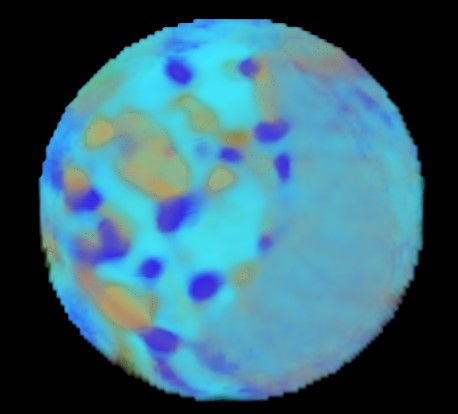
#> input picture scripts/AutoCluster/data3.jpg, 458 x 414 px
$ python mean-shift.py
#> lines starting #> are read from the running program, lines starting #| are printed output that depends on the picture
import cv2
import numpy as np
from sklearn.cluster import MeanShift, estimate_bandwidth
import matplotlib.pyplot as plt

# Load the image
image = cv2.imread('data3.jpg')
#> image is the input picture: shape (414, 458, 3); mean B, G, R 118.7, 102.7, 56
image = cv2.cvtColor(image, cv2.COLOR_BGR2RGB)  # Convert from BGR (OpenCV) to RGB (matplotlib friendly)

# Reshape the image to a 2D array of pixels
pixels = image.reshape(-1, 3)

# Estimate the bandwidth (this is the radius of the search window)
bandwidth = estimate_bandwidth(pixels, quantile=0.1, n_samples=500)
#> bandwidth = 21.62

# Apply Mean Shift clustering
meanshift = MeanShift(bandwidth=bandwidth, bin_seeding=True)
meanshift.fit(pixels)

# Get the cluster centers and labels
labels = meanshift.labels_
cluster_centers = meanshift.cluster_centers_
#> cluster_centers = [[0.128, 0.137, 0.304], [92.51, 168.1, 192.3], [71.58, 208.1, 227.6], [63.48, 61.11, 215.3], [61.39, 90.69, 219.7], [22.19, 44.18, 53.88], [47.16, 83.77, 98.85], [66.47, 98.04, 115.5], [88.82, 113.4, 86.18]]

# Replace each pixel with the color of its corresponding cluster center
clustered = cluster_centers[labels]
clustered = np.clip(clustered.astype('uint8'), 0, 255)

# Reshape the clustered pixels back to the original image shape
clustered_image = clustered.reshape(image.shape)
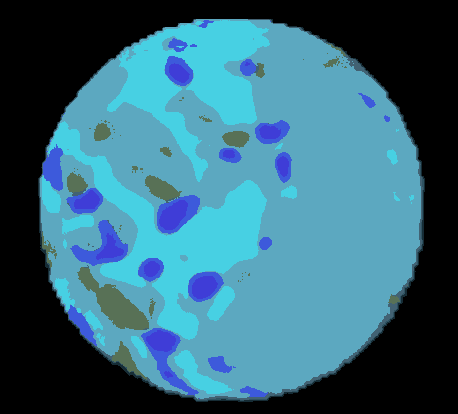
#> clustered_image: shape (414, 458, 3); mean R, G, B 51.9, 102.7, 121.4

# Display the original and clustered image
plt.figure(figsize=(10, 5))

plt.subplot(1, 2, 1)
plt.imshow(image)
plt.title('Original Image')
plt.axis('off')

plt.subplot(1, 2, 2)
plt.imshow(clustered_image)
plt.title('Mean Shift Clustering')
plt.axis('off')

plt.show()
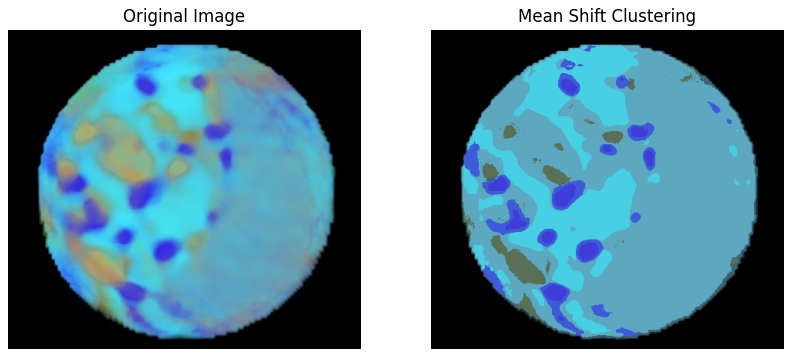
#> figure drawn by matplotlib, 2 panels

$ run again, with scripts/AutoCluster/data1.jpg copied over scripts/AutoCluster/data3.jpg
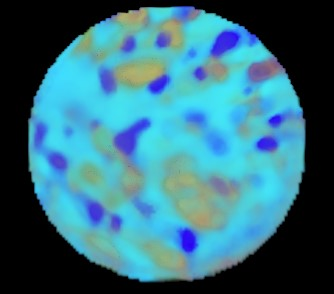
#> input picture scripts/AutoCluster/data1.jpg, 334 x 294 px
#> image is the input picture: shape (294, 334, 3); mean B, G, R 125.7, 110.1, 52.5
#> bandwidth = 23.24
#> cluster_centers = [[0.209, 0.264, 0.49], [69.53, 210.3, 233.5], [67.41, 71.44, 209.3], [19.53, 42.23, 48.09], [58.38, 101.5, 110.2], [35.01, 70.85, 79.01], [31.78, 50.87, 131.5]]
#> `clustered_image = clustered.reshape(image.shape)`:
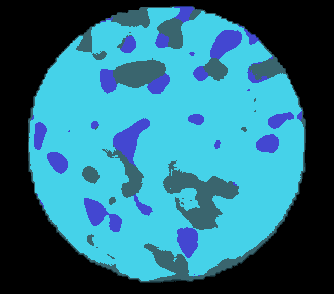
#> clustered_image: shape (294, 334, 3); mean R, G, B 41.6, 112.2, 131.8
#> `plt.show()`:
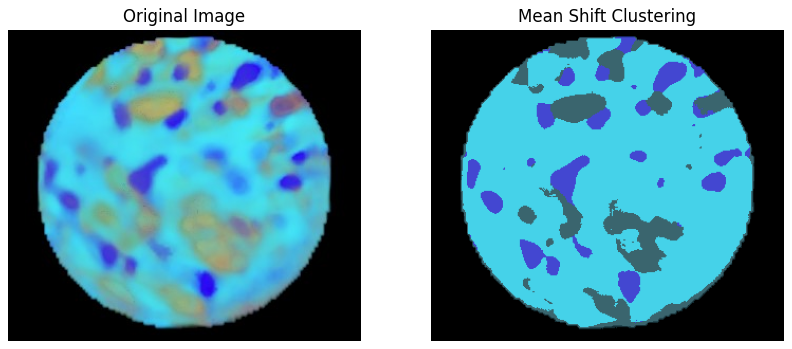
#> figure drawn by matplotlib, 2 panels

$ run again, with scripts/AutoCluster/data2.jpg copied over scripts/AutoCluster/data3.jpg
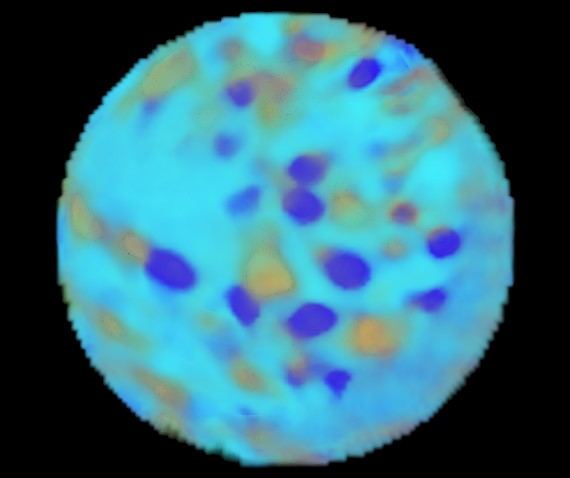
#> input picture scripts/AutoCluster/data2.jpg, 570 x 478 px
#> image is the input picture: shape (478, 570, 3); mean B, G, R 122.2, 106.8, 50.8
#> bandwidth = 19.5
#> cluster_centers = [[0.095, 0.116, 0.185], [68.89, 210.9, 234.5], [66.01, 60.77, 212.9], [12.02, 26.47, 29.78], [23.93, 43.73, 46.2], [35.03, 71.53, 77.33], [53.06, 109.3, 120.3], [49.41, 97.01, 105.6], [54.83, 123.4, 136]]
#> `clustered_image = clustered.reshape(image.shape)`:
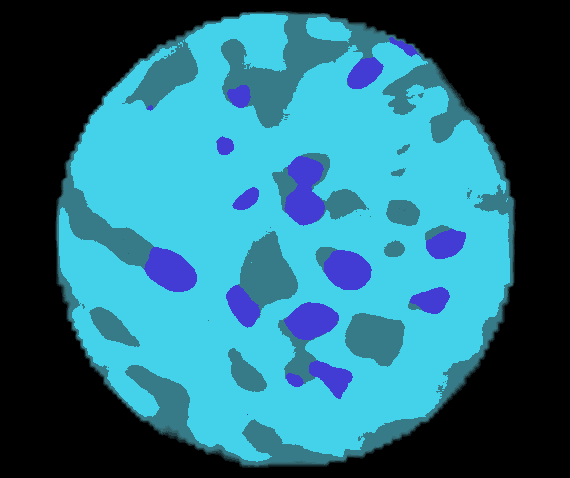
#> clustered_image: shape (478, 570, 3); mean R, G, B 39.2, 108.5, 127
#> `plt.show()`:
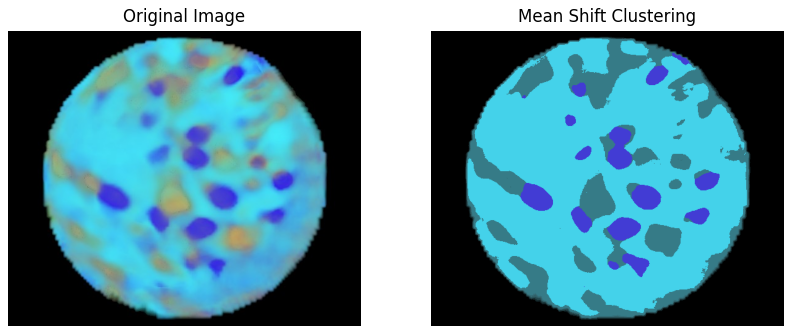
#> figure drawn by matplotlib, 2 panels
